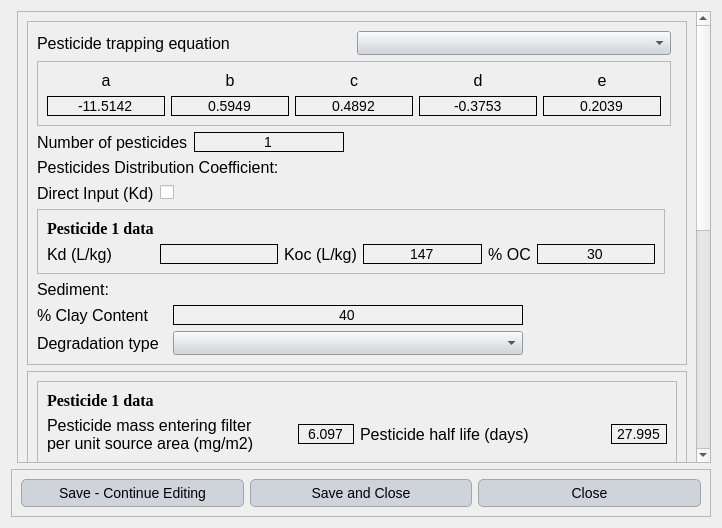
<?xml version="1.0" encoding="UTF-8"?>
<ui version="4.0">
 <class>Dialog</class>
 <widget class="QDialog" name="Dialog">
  <property name="geometry">
   <rect>
    <x>0</x>
    <y>0</y>
    <width>722</width>
    <height>528</height>
   </rect>
  </property>
  <property name="windowTitle">
   <string>Dialog</string>
  </property>
  <property name="styleSheet">
   <string notr="true">QLabel {
    font-family: 'Georgia'; /* Cambiar la fuente a Georgia */
    font-size: 16px; /* Cambiar el tamaño de la fuente */
    color: #000000; /* Color del texto (blanco) */
}

QLineEdit {
    font-family: 'Georgia'; /* Cambiar la fuente a Georgia */
    font-size: 14px; /* Cambiar el tamaño de la fuente */
    color: #000000; /* Color del texto (blanco) */
    background-color: #f0f0f0; /* Color de fondo del QLineEdit */
    border: 1px solid #000000; /* Borde blanco */
}

QComboBox {
    font-family: 'Georgia'; /* Cambiar la fuente a Georgia */
    font-size: 14px; /* Cambiar el tamaño de la fuente */
    color: #000000; /* Color del texto (blanco) */
    background-color: #cfd4da; /* Fondo oscuro del ComboBox */
}

QRadioButton {
    font-family: 'Georgia'; /* Cambiar la fuente a Georgia */
    font-size: 14px; /* Cambiar el tamaño de la fuente */
    color: #000000; /* Color del texto (blanco) */
}

QCheckBox {
    font-family: 'Georgia'; /* Cambiar la fuente a Georgia */
    font-size: 14px; /* Cambiar el tamaño de la fuente */
    color: #000000; /* Color del texto (blanco) */
}

/* Cambiar la fuente y estilo de los QPushButton */
QPushButton {
    font-family: 'Georgia'; /* Cambiar la fuente */
    font-size: 14px; /* Cambiar el tamaño de la fuente */
    color: #000000; /* Color del texto negro */
    background-color: #cfd4da; /* Fondo gris claro */
    border: 1px solid #a1a6ad; /* Borde gris medio */
    border-radius: 5px; /* Bordes redondeados */
    padding: 5px; /* Espaciado interno */
}

/* Estilo cuando el ratón pasa sobre el botón */
QPushButton:hover {
    color: #000000; /* Mantener el texto negro */
    background-color: #b7bcc3; /* Fondo gris un poco más oscuro al pasar el mouse */
}

/* Estilo cuando el botón está presionado */
QPushButton:pressed {
    background-color: #a6acb3; /* Fondo ligeramente más oscuro al presionar */
    color: #000000; /* Mantener el texto negro cuando se presiona */
}



/* Estilo general para QTableWidget y QTableView */
QTableWidget, QTableView {
    font-family: 'Georgia'; /* Cambiar la fuente a Georgia */
    font-size: 14px; /* Tamaño de la fuente */
    color: #000000; /* Color del texto negro */
    background-color: #e6e9ed; /* Fondo gris claro para la tabla */
    gridline-color: #a1a6ad; /* Color de las líneas de la tabla (gris medio) */
    selection-background-color: #b7bcc3; /* Color de fondo cuando se selecciona una celda (gris suave) */
    selection-color: #000000; /* Color del texto cuando la celda está seleccionada (negro) */
}

/* Estilo para el encabezado horizontal de la tabla */
QHeaderView::section {
    font-family: 'Georgia'; /* Cambiar la fuente a Georgia */
    font-size: 14px; /* Tamaño de la fuente */
    color: #000000; /* Color del texto negro */
    background-color: #cfd4da; /* Fondo gris claro del encabezado */
    border: 1px solid #a1a6ad; /* Borde gris medio entre las secciones */
    padding: 4px; /* Espaciado interno en el encabezado */
}

/* Estilo para las celdas de la tabla al pasar el mouse */
QTableWidget::item:hover, QTableView::item:hover {
    background-color: #b7bcc3; /* Fondo gris suave al pasar el mouse */
    color: #000000; /* Mantener el texto negro */
}

/* Estilo para las celdas cuando están seleccionadas */
QTableWidget::item:selected, QTableView::item:selected {
    background-color: #a6acb3; /* Fondo gris intermedio cuando está seleccionado */
    color: #000000; /* Texto negro cuando está seleccionado */
}

/* Ajustar el tamaño de las celdas */
QTableWidget::item, QTableView::item {
    padding: 4px; /* Espaciado interno de las celdas */
}

/* Estilo para el borde inferior de la tabla */
QTableCornerButton::section {
    background-color: #cfd4da; /* Fondo del botón de esquina */
    border: 1px solid #a1a6ad; /* Borde gris medio del botón de esquina */
}</string>
  </property>
  <layout class="QGridLayout" name="gridLayout_6">
   <item row="1" column="0" colspan="2">
    <widget class="QFrame" name="frame_3">
     <property name="frameShape">
      <enum>QFrame::StyledPanel</enum>
     </property>
     <property name="frameShadow">
      <enum>QFrame::Raised</enum>
     </property>
     <layout class="QGridLayout" name="gridLayout">
      <item row="0" column="0">
       <widget class="QPushButton" name="save_continue">
        <property name="text">
         <string>Save - Continue Editing</string>
        </property>
       </widget>
      </item>
      <item row="0" column="1">
       <widget class="QPushButton" name="save_close">
        <property name="text">
         <string>Save and Close</string>
        </property>
       </widget>
      </item>
      <item row="0" column="2">
       <widget class="QPushButton" name="close_dialog">
        <property name="text">
         <string>Close</string>
        </property>
       </widget>
      </item>
     </layout>
    </widget>
   </item>
   <item row="0" column="1">
    <widget class="QScrollArea" name="scrollArea">
     <property name="widgetResizable">
      <bool>true</bool>
     </property>
     <widget class="QWidget" name="scrollAreaWidgetContents">
      <property name="geometry">
       <rect>
        <x>0</x>
        <y>0</y>
        <width>679</width>
        <height>949</height>
       </rect>
      </property>
      <layout class="QGridLayout" name="gridLayout_7">
       <item row="3" column="0">
        <widget class="QFrame" name="frame_5">
         <property name="frameShape">
          <enum>QFrame::StyledPanel</enum>
         </property>
         <property name="frameShadow">
          <enum>QFrame::Raised</enum>
         </property>
         <layout class="QGridLayout" name="gridLayout_5">
          <item row="3" column="0">
           <widget class="QFrame" name="frame_7">
            <property name="frameShape">
             <enum>QFrame::StyledPanel</enum>
            </property>
            <property name="frameShadow">
             <enum>QFrame::Raised</enum>
            </property>
            <layout class="QGridLayout" name="gridLayout_8">
             <item row="1" column="1">
              <layout class="QHBoxLayout" name="horizontalLayout_5">
               <item>
                <widget class="QLabel" name="label_11">
                 <property name="minimumSize">
                  <size>
                   <width>158</width>
                   <height>0</height>
                  </size>
                 </property>
                 <property name="maximumSize">
                  <size>
                   <width>158</width>
                   <height>16777215</height>
                  </size>
                 </property>
                 <property name="text">
                  <string>Top soil field capacity
 (m3/m3)</string>
                 </property>
                </widget>
               </item>
               <item>
                <widget class="QLineEdit" name="field_capacity">
                 <property name="text">
                  <string>0.26</string>
                 </property>
                 <property name="alignment">
                  <set>Qt::AlignCenter</set>
                 </property>
                </widget>
               </item>
              </layout>
             </item>
             <item row="2" column="1">
              <layout class="QHBoxLayout" name="horizontalLayout_10">
               <item>
                <widget class="QLabel" name="label_16">
                 <property name="minimumSize">
                  <size>
                   <width>0</width>
                   <height>0</height>
                  </size>
                 </property>
                 <property name="text">
                  <string>Flag for remobilization 
of residues, IMOB</string>
                 </property>
                </widget>
               </item>
               <item>
                <widget class="QComboBox" name="imob"/>
               </item>
              </layout>
             </item>
             <item row="2" column="0">
              <layout class="QHBoxLayout" name="horizontalLayout_3">
               <item>
                <widget class="QLabel" name="label_9">
                 <property name="minimumSize">
                  <size>
                   <width>221</width>
                   <height>0</height>
                  </size>
                 </property>
                 <property name="text">
                  <string>Days between runoff events</string>
                 </property>
                </widget>
               </item>
               <item>
                <widget class="QLineEdit" name="days">
                 <property name="text">
                  <string>3</string>
                 </property>
                 <property name="alignment">
                  <set>Qt::AlignCenter</set>
                 </property>
                </widget>
               </item>
              </layout>
             </item>
             <item row="1" column="0">
              <layout class="QHBoxLayout" name="horizontalLayout_6">
               <item>
                <widget class="QLabel" name="label_12">
                 <property name="minimumSize">
                  <size>
                   <width>221</width>
                   <height>0</height>
                  </size>
                 </property>
                 <property name="text">
                  <string>Surface mixing 
layer thickness (cm)</string>
                 </property>
                </widget>
               </item>
               <item>
                <widget class="QLineEdit" name="thickness">
                 <property name="text">
                  <string>2</string>
                 </property>
                 <property name="alignment">
                  <set>Qt::AlignCenter</set>
                 </property>
                </widget>
               </item>
              </layout>
             </item>
             <item row="0" column="0">
              <widget class="QLabel" name="label_25">
               <property name="font">
                <font>
                 <family>Georgia</family>
                 <pointsize>-1</pointsize>
                </font>
               </property>
               <property name="text">
                <string>General data</string>
               </property>
              </widget>
             </item>
            </layout>
           </widget>
          </item>
          <item row="1" column="0">
           <widget class="QFrame" name="frame_4">
            <property name="frameShape">
             <enum>QFrame::StyledPanel</enum>
            </property>
            <property name="frameShadow">
             <enum>QFrame::Raised</enum>
            </property>
            <layout class="QGridLayout" name="gridLayout_11">
             <item row="0" column="0">
              <layout class="QGridLayout" name="gridLayout_10">
               <item row="1" column="1">
                <widget class="QLineEdit" name="mass_1">
                 <property name="text">
                  <string>6.097</string>
                 </property>
                 <property name="alignment">
                  <set>Qt::AlignCenter</set>
                 </property>
                </widget>
               </item>
               <item row="2" column="0">
                <widget class="QLabel" name="label_14">
                 <property name="minimumSize">
                  <size>
                   <width>245</width>
                   <height>0</height>
                  </size>
                 </property>
                 <property name="text">
                  <string>Dispersion length of chemical (m)</string>
                 </property>
                </widget>
               </item>
               <item row="1" column="2">
                <widget class="QLabel" name="label_10">
                 <property name="minimumSize">
                  <size>
                   <width>221</width>
                   <height>0</height>
                  </size>
                 </property>
                 <property name="text">
                  <string>Pesticide half life (days)</string>
                 </property>
                </widget>
               </item>
               <item row="1" column="0">
                <widget class="QLabel" name="label_13">
                 <property name="minimumSize">
                  <size>
                   <width>221</width>
                   <height>0</height>
                  </size>
                 </property>
                 <property name="text">
                  <string>Pesticide mass entering filter 
per unit source area (mg/m2)</string>
                 </property>
                </widget>
               </item>
               <item row="2" column="1">
                <widget class="QLineEdit" name="dispersion_1">
                 <property name="text">
                  <string>0.05</string>
                 </property>
                 <property name="alignment">
                  <set>Qt::AlignCenter</set>
                 </property>
                </widget>
               </item>
               <item row="1" column="3">
                <widget class="QLineEdit" name="half_life_1">
                 <property name="text">
                  <string>27.995</string>
                 </property>
                 <property name="alignment">
                  <set>Qt::AlignCenter</set>
                 </property>
                </widget>
               </item>
               <item row="2" column="2">
                <widget class="QLabel" name="label_15">
                 <property name="minimumSize">
                  <size>
                   <width>245</width>
                   <height>0</height>
                  </size>
                 </property>
                 <property name="text">
                  <string>Runoff remobilized VFS residue 
from last event (mg/m2)</string>
                 </property>
                </widget>
               </item>
               <item row="2" column="3">
                <widget class="QLineEdit" name="remobilized_1">
                 <property name="text">
                  <string>0.58</string>
                 </property>
                 <property name="alignment">
                  <set>Qt::AlignCenter</set>
                 </property>
                </widget>
               </item>
               <item row="0" column="0">
                <widget class="QLabel" name="label_24">
                 <property name="font">
                  <font>
                   <family>Georgia</family>
                   <pointsize>-1</pointsize>
                   <weight>75</weight>
                   <bold>true</bold>
                  </font>
                 </property>
                 <property name="styleSheet">
                  <string notr="true">font-weight: bold;</string>
                 </property>
                 <property name="text">
                  <string>Pesticide 1 data</string>
                 </property>
                </widget>
               </item>
              </layout>
             </item>
            </layout>
           </widget>
          </item>
          <item row="4" column="0">
           <widget class="QTableWidget" name="tableWidget">
            <property name="minimumSize">
             <size>
              <width>0</width>
              <height>200</height>
             </size>
            </property>
            <row>
             <property name="text">
              <string/>
             </property>
            </row>
            <row>
             <property name="text">
              <string/>
             </property>
            </row>
            <row>
             <property name="text">
              <string/>
             </property>
            </row>
            <column>
             <property name="text">
              <string>Day</string>
             </property>
            </column>
            <column>
             <property name="text">
              <string>Daily air temperature (ºC)</string>
             </property>
            </column>
            <column>
             <property name="text">
              <string>Top soil water content (m3/m3)</string>
             </property>
            </column>
            <item row="0" column="0">
             <property name="text">
              <string>1</string>
             </property>
            </item>
            <item row="0" column="1">
             <property name="text">
              <string>9.5</string>
             </property>
            </item>
            <item row="0" column="2">
             <property name="text">
              <string>0.265</string>
             </property>
            </item>
            <item row="1" column="0">
             <property name="text">
              <string>2</string>
             </property>
            </item>
            <item row="1" column="1">
             <property name="text">
              <string>8.6</string>
             </property>
            </item>
            <item row="1" column="2">
             <property name="text">
              <string>0.264</string>
             </property>
            </item>
            <item row="2" column="0">
             <property name="text">
              <string>3</string>
             </property>
            </item>
            <item row="2" column="1">
             <property name="text">
              <string>6.3</string>
             </property>
            </item>
            <item row="2" column="2">
             <property name="text">
              <string>0.265</string>
             </property>
            </item>
           </widget>
          </item>
          <item row="5" column="0">
           <spacer name="verticalSpacer">
            <property name="orientation">
             <enum>Qt::Vertical</enum>
            </property>
            <property name="sizeHint" stdset="0">
             <size>
              <width>20</width>
              <height>40</height>
             </size>
            </property>
           </spacer>
          </item>
          <item row="2" column="0">
           <widget class="QFrame" name="frame_8">
            <property name="minimumSize">
             <size>
              <width>0</width>
              <height>0</height>
             </size>
            </property>
            <property name="frameShape">
             <enum>QFrame::StyledPanel</enum>
            </property>
            <property name="frameShadow">
             <enum>QFrame::Raised</enum>
            </property>
            <layout class="QGridLayout" name="gridLayout_12">
             <item row="0" column="0">
              <widget class="QLabel" name="label_27">
               <property name="font">
                <font>
                 <family>Georgia</family>
                 <pointsize>-1</pointsize>
                </font>
               </property>
               <property name="text">
                <string>Degradation data</string>
               </property>
              </widget>
             </item>
             <item row="1" column="0">
              <widget class="QPushButton" name="degradation_data">
               <property name="text">
                <string>Set Degradation Data</string>
               </property>
              </widget>
             </item>
            </layout>
           </widget>
          </item>
         </layout>
        </widget>
       </item>
       <item row="0" column="0">
        <widget class="QFrame" name="frame">
         <property name="frameShape">
          <enum>QFrame::StyledPanel</enum>
         </property>
         <property name="frameShadow">
          <enum>QFrame::Raised</enum>
         </property>
         <layout class="QGridLayout" name="gridLayout_3">
          <item row="7" column="0">
           <layout class="QHBoxLayout" name="horizontalLayout">
            <item>
             <widget class="QLabel" name="label_7">
              <property name="minimumSize">
               <size>
                <width>130</width>
                <height>0</height>
               </size>
              </property>
              <property name="maximumSize">
               <size>
                <width>130</width>
                <height>16777215</height>
               </size>
              </property>
              <property name="text">
               <string>% Clay Content</string>
              </property>
             </widget>
            </item>
            <item>
             <widget class="QLineEdit" name="line_clay">
              <property name="minimumSize">
               <size>
                <width>350</width>
                <height>0</height>
               </size>
              </property>
              <property name="maximumSize">
               <size>
                <width>220</width>
                <height>16777215</height>
               </size>
              </property>
              <property name="text">
               <string>40</string>
              </property>
              <property name="alignment">
               <set>Qt::AlignCenter</set>
              </property>
             </widget>
            </item>
            <item>
             <spacer name="horizontalSpacer_3">
              <property name="orientation">
               <enum>Qt::Horizontal</enum>
              </property>
              <property name="sizeHint" stdset="0">
               <size>
                <width>40</width>
                <height>20</height>
               </size>
              </property>
             </spacer>
            </item>
           </layout>
          </item>
          <item row="5" column="3">
           <spacer name="horizontalSpacer_2">
            <property name="orientation">
             <enum>Qt::Horizontal</enum>
            </property>
            <property name="sizeHint" stdset="0">
             <size>
              <width>40</width>
              <height>20</height>
             </size>
            </property>
           </spacer>
          </item>
          <item row="8" column="0">
           <layout class="QHBoxLayout" name="horizontalLayout_2">
            <item>
             <widget class="QLabel" name="label_8">
              <property name="minimumSize">
               <size>
                <width>130</width>
                <height>0</height>
               </size>
              </property>
              <property name="text">
               <string>Degradation type</string>
              </property>
             </widget>
            </item>
            <item>
             <widget class="QComboBox" name="calculation">
              <property name="minimumSize">
               <size>
                <width>350</width>
                <height>0</height>
               </size>
              </property>
              <property name="maximumSize">
               <size>
                <width>150</width>
                <height>16777215</height>
               </size>
              </property>
             </widget>
            </item>
            <item>
             <spacer name="horizontalSpacer_4">
              <property name="orientation">
               <enum>Qt::Horizontal</enum>
              </property>
              <property name="sizeHint" stdset="0">
               <size>
                <width>40</width>
                <height>20</height>
               </size>
              </property>
             </spacer>
            </item>
           </layout>
          </item>
          <item row="0" column="0" colspan="2">
           <layout class="QHBoxLayout" name="horizontalLayout_11">
            <item>
             <widget class="QLabel" name="label_17">
              <property name="text">
               <string>Pesticide trapping equation</string>
              </property>
             </widget>
            </item>
            <item>
             <widget class="QComboBox" name="trapping_equation"/>
            </item>
           </layout>
          </item>
          <item row="1" column="0" colspan="2">
           <widget class="QFrame" name="frame_2">
            <property name="frameShape">
             <enum>QFrame::StyledPanel</enum>
            </property>
            <property name="frameShadow">
             <enum>QFrame::Raised</enum>
            </property>
            <layout class="QGridLayout" name="gridLayout_2">
             <item row="0" column="0">
              <layout class="QVBoxLayout" name="verticalLayout_5">
               <item>
                <widget class="QLabel" name="label_18">
                 <property name="text">
                  <string>a</string>
                 </property>
                 <property name="alignment">
                  <set>Qt::AlignCenter</set>
                 </property>
                </widget>
               </item>
               <item>
                <widget class="QLineEdit" name="equation_a">
                 <property name="text">
                  <string>-11.5142</string>
                 </property>
                 <property name="alignment">
                  <set>Qt::AlignCenter</set>
                 </property>
                </widget>
               </item>
              </layout>
             </item>
             <item row="0" column="1">
              <layout class="QVBoxLayout" name="verticalLayout_6">
               <item>
                <widget class="QLabel" name="label_19">
                 <property name="text">
                  <string>b</string>
                 </property>
                 <property name="alignment">
                  <set>Qt::AlignCenter</set>
                 </property>
                </widget>
               </item>
               <item>
                <widget class="QLineEdit" name="equation_b">
                 <property name="text">
                  <string>0.5949</string>
                 </property>
                 <property name="alignment">
                  <set>Qt::AlignCenter</set>
                 </property>
                </widget>
               </item>
              </layout>
             </item>
             <item row="0" column="2">
              <layout class="QVBoxLayout" name="verticalLayout_7">
               <item>
                <widget class="QLabel" name="label_20">
                 <property name="text">
                  <string>c</string>
                 </property>
                 <property name="alignment">
                  <set>Qt::AlignCenter</set>
                 </property>
                </widget>
               </item>
               <item>
                <widget class="QLineEdit" name="equation_c">
                 <property name="text">
                  <string>0.4892</string>
                 </property>
                 <property name="alignment">
                  <set>Qt::AlignCenter</set>
                 </property>
                </widget>
               </item>
              </layout>
             </item>
             <item row="0" column="3">
              <layout class="QVBoxLayout" name="verticalLayout_8">
               <item>
                <widget class="QLabel" name="label_21">
                 <property name="text">
                  <string>d</string>
                 </property>
                 <property name="alignment">
                  <set>Qt::AlignCenter</set>
                 </property>
                </widget>
               </item>
               <item>
                <widget class="QLineEdit" name="equation_d">
                 <property name="text">
                  <string>-0.3753</string>
                 </property>
                 <property name="alignment">
                  <set>Qt::AlignCenter</set>
                 </property>
                </widget>
               </item>
              </layout>
             </item>
             <item row="0" column="4">
              <layout class="QVBoxLayout" name="verticalLayout_9">
               <item>
                <widget class="QLabel" name="label_22">
                 <property name="text">
                  <string>e</string>
                 </property>
                 <property name="alignment">
                  <set>Qt::AlignCenter</set>
                 </property>
                </widget>
               </item>
               <item>
                <widget class="QLineEdit" name="equation_e">
                 <property name="text">
                  <string>0.2039</string>
                 </property>
                 <property name="alignment">
                  <set>Qt::AlignCenter</set>
                 </property>
                </widget>
               </item>
              </layout>
             </item>
            </layout>
           </widget>
          </item>
          <item row="2" column="0">
           <layout class="QHBoxLayout" name="horizontalLayout_12">
            <item>
             <widget class="QLabel" name="label_23">
              <property name="text">
               <string>Number of pesticides</string>
              </property>
             </widget>
            </item>
            <item>
             <widget class="QLineEdit" name="number_pesticides">
              <property name="maximumSize">
               <size>
                <width>150</width>
                <height>16777215</height>
               </size>
              </property>
              <property name="text">
               <string>1</string>
              </property>
              <property name="alignment">
               <set>Qt::AlignCenter</set>
              </property>
             </widget>
            </item>
            <item>
             <spacer name="horizontalSpacer_5">
              <property name="orientation">
               <enum>Qt::Horizontal</enum>
              </property>
              <property name="sizeHint" stdset="0">
               <size>
                <width>40</width>
                <height>20</height>
               </size>
              </property>
             </spacer>
            </item>
           </layout>
          </item>
          <item row="6" column="0">
           <widget class="QLabel" name="label_2">
            <property name="text">
             <string>Sediment:</string>
            </property>
           </widget>
          </item>
          <item row="3" column="0">
           <widget class="QLabel" name="label">
            <property name="text">
             <string>Pesticides Distribution Coefficient:</string>
            </property>
           </widget>
          </item>
          <item row="5" column="0">
           <widget class="QFrame" name="frame_6">
            <property name="frameShape">
             <enum>QFrame::StyledPanel</enum>
            </property>
            <property name="frameShadow">
             <enum>QFrame::Raised</enum>
            </property>
            <layout class="QGridLayout" name="gridLayout_4">
             <item row="0" column="0">
              <layout class="QGridLayout" name="gridLayout_9">
               <item row="1" column="0">
                <widget class="QLabel" name="label_4">
                 <property name="minimumSize">
                  <size>
                   <width>0</width>
                   <height>0</height>
                  </size>
                 </property>
                 <property name="maximumSize">
                  <size>
                   <width>16777215</width>
                   <height>16777215</height>
                  </size>
                 </property>
                 <property name="text">
                  <string>Kd (L/kg)</string>
                 </property>
                 <property name="alignment">
                  <set>Qt::AlignLeading|Qt::AlignLeft|Qt::AlignVCenter</set>
                 </property>
                </widget>
               </item>
               <item row="0" column="0">
                <widget class="QLabel" name="label_26">
                 <property name="font">
                  <font>
                   <family>Georgia</family>
                   <pointsize>-1</pointsize>
                   <weight>75</weight>
                   <bold>true</bold>
                  </font>
                 </property>
                 <property name="styleSheet">
                  <string notr="true">font-weight: bold;</string>
                 </property>
                 <property name="text">
                  <string>Pesticide 1 data</string>
                 </property>
                </widget>
               </item>
               <item row="1" column="1">
                <widget class="QLineEdit" name="line_kd_1">
                 <property name="maximumSize">
                  <size>
                   <width>16777215</width>
                   <height>16777215</height>
                  </size>
                 </property>
                 <property name="alignment">
                  <set>Qt::AlignCenter</set>
                 </property>
                </widget>
               </item>
               <item row="1" column="4">
                <widget class="QLabel" name="label_6">
                 <property name="text">
                  <string>% OC</string>
                 </property>
                 <property name="alignment">
                  <set>Qt::AlignCenter</set>
                 </property>
                </widget>
               </item>
               <item row="1" column="3">
                <widget class="QLineEdit" name="line_koc_1">
                 <property name="text">
                  <string>147</string>
                 </property>
                 <property name="alignment">
                  <set>Qt::AlignCenter</set>
                 </property>
                </widget>
               </item>
               <item row="1" column="2">
                <widget class="QLabel" name="label_5">
                 <property name="text">
                  <string>Koc (L/kg)</string>
                 </property>
                 <property name="alignment">
                  <set>Qt::AlignCenter</set>
                 </property>
                </widget>
               </item>
               <item row="1" column="5">
                <widget class="QLineEdit" name="line_oc_1">
                 <property name="text">
                  <string>30</string>
                 </property>
                 <property name="alignment">
                  <set>Qt::AlignCenter</set>
                 </property>
                </widget>
               </item>
              </layout>
             </item>
            </layout>
           </widget>
          </item>
          <item row="4" column="0">
           <layout class="QHBoxLayout" name="horizontalLayout_4">
            <item>
             <widget class="QLabel" name="label_3">
              <property name="text">
               <string>Direct Input (Kd)</string>
              </property>
             </widget>
            </item>
            <item>
             <widget class="QCheckBox" name="check_direct">
              <property name="text">
               <string/>
              </property>
             </widget>
            </item>
            <item>
             <spacer name="horizontalSpacer">
              <property name="orientation">
               <enum>Qt::Horizontal</enum>
              </property>
              <property name="sizeHint" stdset="0">
               <size>
                <width>40</width>
                <height>20</height>
               </size>
              </property>
             </spacer>
            </item>
           </layout>
          </item>
         </layout>
        </widget>
       </item>
       <item row="4" column="0">
        <spacer name="verticalSpacer_3">
         <property name="orientation">
          <enum>Qt::Vertical</enum>
         </property>
         <property name="sizeHint" stdset="0">
          <size>
           <width>20</width>
           <height>40</height>
          </size>
         </property>
        </spacer>
       </item>
      </layout>
     </widget>
    </widget>
   </item>
  </layout>
 </widget>
 <resources/>
 <connections/>
</ui>
